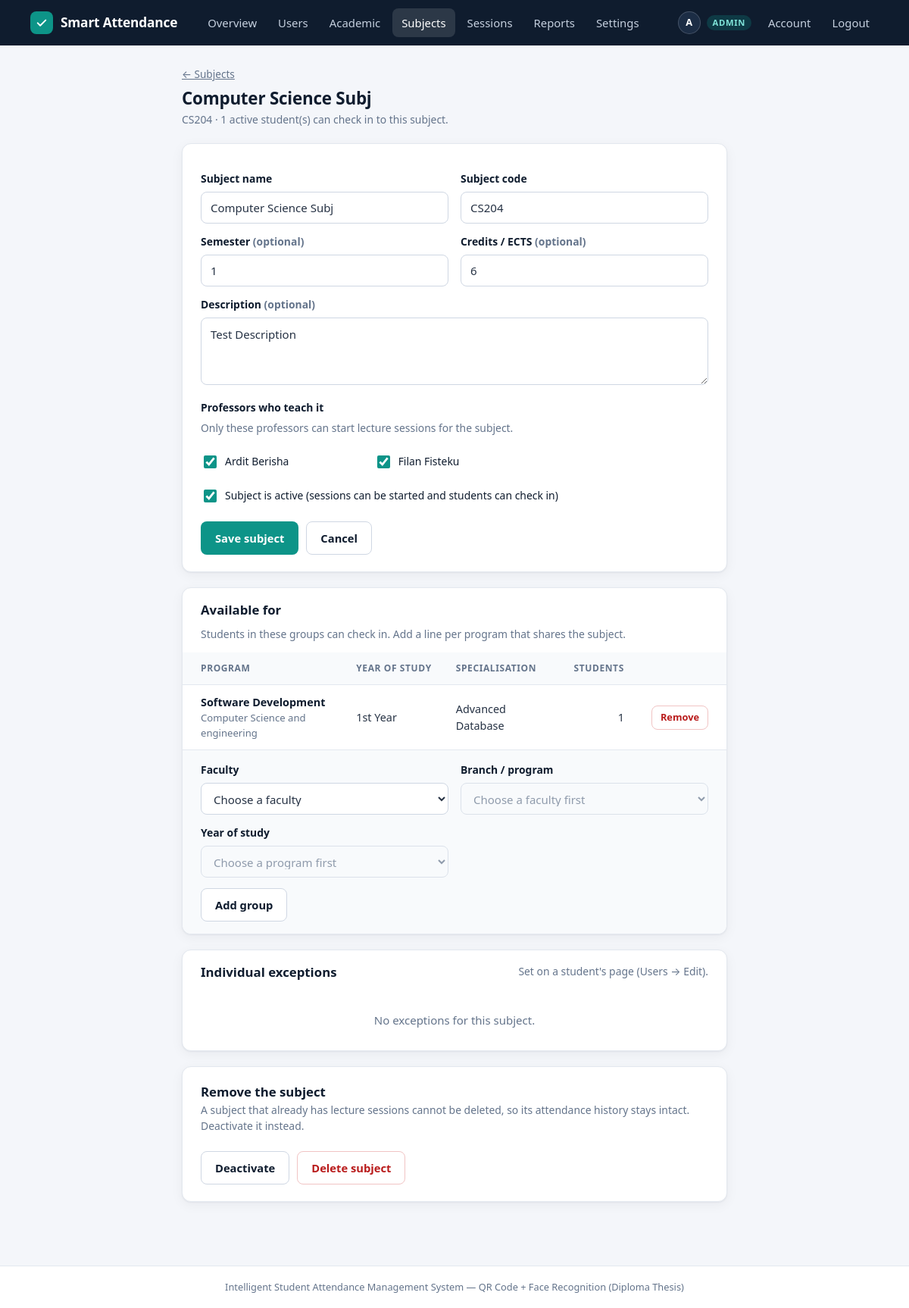
/admin/subjects/1 (signed in), run on the app's committed database.
### tables this page shows
CREATE TABLE "users" (
        id            INTEGER PRIMARY KEY AUTOINCREMENT,
        full_name     TEXT NOT NULL,
        email         TEXT NOT NULL UNIQUE,
        password_hash TEXT NOT NULL,
        role          TEXT NOT NULL CHECK(role IN ('admin', 'professor', 'student')),
        student_id    TEXT,                 -- university/matriculation number (students only)
        face_encoding TEXT,                 -- JSON array of 128 floats (students only)
        is_active     INTEGER NOT NULL DEFAULT 1,            -- 0 = account disabled by an admin
        must_change_password INTEGER NOT NULL DEFAULT 0,     -- 1 = temporary password in use
        created_at    TIMESTAMP DEFAULT CURRENT_TIMESTAMP
    , face_photo TEXT, first_name TEXT, last_name TEXT, program_id INTEGER REFERENCES programs (id), study_year_id INTEGER REFERENCES study_years (id), specialisation_id INTEGER REFERENCES specialisations (id));

CREATE TABLE subjects (
        id          INTEGER PRIMARY KEY AUTOINCREMENT,
        code        TEXT NOT NULL UNIQUE,           -- e.g. "CS204"
        name        TEXT NOT NULL,
        description TEXT,
        ects        INTEGER,
        semester    INTEGER,
        is_active   INTEGER NOT NULL DEFAULT 1,
        created_at  TIMESTAMP DEFAULT CURRENT_TIMESTAMP
    );

CREATE TABLE subject_assignments (
        id                INTEGER PRIMARY KEY AUTOINCREMENT,
        subject_id        INTEGER NOT NULL REFERENCES subjects (id) ON DELETE CASCADE,
        program_id        INTEGER NOT NULL REFERENCES programs (id),
        study_year_id     INTEGER NOT NULL REFERENCES study_years (id),
        specialisation_id INTEGER REFERENCES specialisations (id)
    );

CREATE TABLE programs (
        id         INTEGER PRIMARY KEY AUTOINCREMENT,
        faculty_id INTEGER NOT NULL REFERENCES faculties (id),
        name       TEXT NOT NULL,
        is_active  INTEGER NOT NULL DEFAULT 1,
        UNIQUE (faculty_id, name)
    );

CREATE TABLE faculties (
        id        INTEGER PRIMARY KEY AUTOINCREMENT,
        name      TEXT NOT NULL UNIQUE,
        is_active INTEGER NOT NULL DEFAULT 1
    );

CREATE TABLE study_years (
        id        INTEGER PRIMARY KEY AUTOINCREMENT,
        number    INTEGER NOT NULL UNIQUE,          -- used for ordering
        name      TEXT NOT NULL,
        is_active INTEGER NOT NULL DEFAULT 1
    );

CREATE TABLE specialisations (
        id         INTEGER PRIMARY KEY AUTOINCREMENT,
        program_id INTEGER NOT NULL REFERENCES programs (id) ON DELETE CASCADE,
        name       TEXT NOT NULL,
        is_active  INTEGER NOT NULL DEFAULT 1,
        UNIQUE (program_id, name)
    );

### academic.py (the view, shortened to what this page needs)
@bp.route("/subjects/<int:subject_id>", methods=["GET", "POST"])
def subject_edit(subject_id):
    subject = get_row("subjects", subject_id)
    if request.method == "GET":
        return render_subject_form(subject, subject)

### academic.py (called while the page is built)
def eligible_sql(subject, user="u"):
    return f"""COALESCE(
        (SELECT o.allowed FROM student_subject_overrides o
          WHERE o.student_id = {user}.id AND o.subject_id = {subject}),
        EXISTS (SELECT 1 FROM subject_assignments sa
                 WHERE sa.subject_id = {subject}
                   AND sa.program_id = {user}.program_id
                   AND sa.study_year_id = {user}.study_year_id
                   AND (sa.specialisation_id IS NULL
                        OR sa.specialisation_id = {user}.specialisation_id)))"""

@bp.before_request
def admins_only():
    user = g.get("user")
    if user is None:
        flash("Please log in to continue.", "error")
        return redirect(url_for("login"))
    if user["role"] != "admin":
        flash("You do not have permission to view that page.", "error")
        return redirect(url_for("index"))
    return None

def get_row(table, row_id):
    row = get_db().execute(f"SELECT * FROM {table} WHERE id = ?", (row_id,)).fetchone()
    if row is None:
        abort(404)
    return row

### app.py (called while the page is built, shortened)
def csrf_token():
    if "_csrf" not in session:
        session["_csrf"] = secrets.token_hex(16)
    return session["_csrf"]

@app.before_request
def load_user_and_protect():
    g.user = None
    if request.endpoint == "static":
        return None
    user_id = session.get("user_id")
    if user_id is not None:
        g.user = get_db().execute("SELECT * FROM users WHERE id = ?", (user_id,)).fetchone()
        if g.user is None or not g.user["is_active"]:
            session.clear()
            g.user = None
            flash("Your account is no longer available. Please log in again.", "error")
    if g.user and g.user["must_change_password"] and request.endpoint not in ("account", "logout"):
        if request.is_json:
            return jsonify({"success": False, "message": "Please set a new password first."}), 403
        return redirect(url_for("account"))
    return None

@app.context_processor
def inject_globals():
    return {"current_user": g.get("user"), "csrf_token": csrf_token}

### database.py (called while the page is built)
def get_db():
    conn = sqlite3.connect(DB_PATH)
    conn.row_factory = sqlite3.Row
    conn.execute("PRAGMA foreign_keys = ON")
    return conn

def request_db():
    if "db" not in g:
        g.db = get_db()
    return g.db

### templates/admin_subject_form.html (shortened to what this page needs)
{% extends "base.html" %}
{% import "_macros.html" as ui with context %}
{% block container_class %}container-narrow{% endblock %}
{% block content %}
<p class="breadcrumb"><a href="{{ url_for('academic.subjects') }}">&larr; Subjects</a></p>
<div class="page-header">
    <div>
        <h2>{{ subject.name if subject else 'Add a subject' }} {% if subject and not subject.is_active %}<span class="badge badge-muted">Inactive</span>{% endif %}</h2>
        {% if subject %}
        <p class="hint">{{ subject.code }} &middot; {{ eligible_count }} active student(s) can check in to this subject.</p>
        {% else %}
        <p class="hint">After saving you choose which students the subject is for.</p>
        {% endif %}
    </div>
</div>
<div class="card">
    <form method="POST" action="{{ url_for('academic.subject_edit', subject_id=subject.id) if subject else url_for('academic.subject_new') }}">
        <div class="form-row">
            <div>
                <label for="name">Subject name</label>
                <input type="text" id="name" name="name" value="{{ data['name'] or '' }}" required maxlength="120">
            </div>
            <div>
                <label for="code">Subject code</label>
                <input type="text" id="code" name="code" value="{{ data['code'] or '' }}" required maxlength="20" placeholder="e.g. CS204">
            </div>
        </div>
        <div class="form-row">
            <div>
                <label for="semester">Semester <span class="muted">(optional)</span></label>
                <input type="number" id="semester" name="semester" min="1" max="20" value="{{ data['semester'] if data['semester'] is not none }}">
            </div>
            <div>
                <label for="ects">Credits / ECTS <span class="muted">(optional)</span></label>
                <input type="number" id="ects" name="ects" min="0" max="60" value="{{ data['ects'] if data['ects'] is not none }}">
            </div>
        </div>
        <label for="description">Description <span class="muted">(optional)</span></label>
        <textarea id="description" name="description" rows="3" maxlength="1000">{{ data['description'] or '' }}</textarea>
        <label>Professors who teach it</label>
        <p class="hint">Only these professors can start lecture sessions for the subject.</p>
        <div class="check-list">
            {% for p in professors %}
            <label class="check">
                <input type="checkbox" name="professors" value="{{ p.id }}" {% if p.id in chosen_professors %}checked{% endif %}>
                {{ p.full_name }}{% if not p.is_active %} <span class="muted">(deactivated)</span>{% endif %}
            </label>
            {% else %}
            <p class="hint">There are no professors yet. <a href="{{ url_for('admin_user_new', role='professor') }}">Add one</a>.</p>
            {% endfor %}
        </div>
        <label class="check">
            <input type="checkbox" name="is_active" value="1" {% if data['is_active'] %}checked{% endif %}>
            Subject is active (sessions can be started and students can check in)
        </label>
        <div class="form-actions">
            <button type="submit" class="btn btn-primary">{{ 'Save subject' if subject else 'Create subject' }}</button>
            <a href="{{ url_for('academic.subjects') }}" class="btn btn-secondary">Cancel</a>
        </div>
    </form>
</div>
{% if subject %}
<div class="card card-flush" id="available-for">
    <div class="card-head">
        <h3>Available for</h3>
        <span class="hint">Students in these groups can check in. Add a line per program that shares the subject.</span>
    </div>
    {% if assignments %}
    <div class="table-wrap">
        <table class="data-table">
            <thead>
                <tr><th>Program</th><th>Year of study</th><th>Specialisation</th><th class="num">Students</th><th class="actions"></th></tr>
            </thead>
            <tbody>
                {% for a in assignments %}
                <tr>
                    <td>
                        <div class="cell-main">{{ a.program }}</div>
                        <div class="cell-sub">{{ a.faculty }}</div>
                    </td>
                    <td>{{ a.study_year }}</td>
                    <td>{{ a.specialisation or 'All students of the year' }}</td>
                    <td class="num">{{ a.students }}</td>
                    <td class="actions">
                        <form method="POST" action="{{ url_for('academic.subject_assignment', subject_id=subject.id) }}" data-confirm="Remove this group? Its students will no longer be able to check in to {{ subject.name }}.">
                            <button type="submit" class="btn btn-small btn-danger">Remove</button>
                        </form>
                    </td>
                </tr>
                {% endfor %}
            </tbody>
        </table>
    </div>
    {% else %}
    <p class="empty">Not available to anyone yet. Add a group below.</p>
    {% endif %}
    <div class="card-foot">
        <form method="POST" action="{{ url_for('academic.subject_assignment', subject_id=subject.id) }}">
            {{ ui.academic_fields(tree, {}, required=true, specialisation_hint='leave empty for all students of the year') }}
            <div class="form-actions">
                <button type="submit" class="btn btn-secondary">Add group</button>
            </div>
        </form>
    </div>
</div>
<div class="card card-flush">
    <div class="card-head">
        <h3>Individual exceptions</h3>
        <span class="hint">Set on a student's page (Users &rarr; Edit).</span>
    </div>
    {% if overrides %}
    <div class="table-wrap">
        <table class="data-table">
            <tbody>
                {% for o in overrides %}
                <tr>
                    <td>
                        <div class="cell-main"><a href="{{ url_for('admin_user_edit', user_id=o.student_id) }}#subject-access">{{ o.full_name }}</a></div>
                        <div class="cell-sub">{{ o.email }}{% if o.reason %} &middot; {{ o.reason }}{% endif %}</div>
                    </td>
                    <td class="text-right">{% if o.allowed %}<span class="badge badge-success">Allowed</span>{% else %}<span class="badge badge-danger">Denied</span>{% endif %}</td>
                </tr>
                {% endfor %}
            </tbody>
        </table>
    </div>
    {% else %}
    <p class="empty">No exceptions for this subject.</p>
    {% endif %}
</div>
<div class="card">
    <h3>Remove the subject</h3>
    <p class="hint">A subject that already has lecture sessions cannot be deleted, so its attendance history stays intact. Deactivate it instead.</p>
    <div class="form-actions">
        <form method="POST" action="{{ url_for('academic.subject_action', subject_id=subject.id) }}">
            <button type="submit" class="btn btn-secondary">{{ 'Deactivate' if subject.is_active else 'Activate' }}</button>
        </form>
        <form method="POST" action="{{ url_for('academic.subject_action', subject_id=subject.id) }}" data-confirm="Delete {{ subject.name }}?">
            <button type="submit" class="btn btn-danger">Delete subject</button>
        </form>
    </div>
</div>
{% endif %}
{% endblock %}

### templates/base.html (shortened to what this page needs)
<!DOCTYPE html>
<html lang="en">
<head>
<link rel="stylesheet" href="{{ url_for('static', filename='css/style.css') }}">
</head>
<body>
{% macro nav_link(endpoint, label, also=()) %}
<a href="{{ url_for(endpoint) }}" {% if request.endpoint == endpoint or request.endpoint in also %}class="active"{% endif %}>{{ label }}</a>
{% endmacro %}
<nav class="navbar">
    <div class="navbar-inner">
        <a href="{{ url_for('index') }}" class="brand">
            <span class="brand-mark">
                <svg viewBox="0 0 24 24" fill="none" stroke="#fff" stroke-width="2.6" stroke-linecap="round" stroke-linejoin="round" aria-hidden="true"><path d="M5 12.5l4.5 4.5L19 7.5"/></svg>
            </span>
            Smart Attendance
        </a>
        <div class="nav-menu" id="nav-menu">
            {% if current_user %}
                {% if current_user.role == 'admin' %}
                    {{ nav_link('admin_dashboard', 'Overview') }}
                    {{ nav_link('admin_users', 'Users', ('admin_user_new', 'admin_user_edit')) }}
                    {{ nav_link('academic.structure', 'Academic', ('academic.program',)) }}
                    {{ nav_link('academic.subjects', 'Subjects', ('academic.subject_new', 'academic.subject_edit')) }}
                    {{ nav_link('admin_sessions', 'Sessions', ('session_qr',)) }}
                    {{ nav_link('reports', 'Reports', ('report_students', 'report_student', 'report_session')) }}
                    {{ nav_link('academic.settings', 'Settings') }}
                {% elif current_user.role == 'professor' %}
                    {{ nav_link('professor_dashboard', 'Dashboard', ('session_qr',)) }}
                    {{ nav_link('professor_subjects', 'My Subjects') }}
                    {{ nav_link('create_session', 'New Session') }}
                    {{ nav_link('reports', 'Reports', ('report_students', 'report_student', 'report_session')) }}
                {% else %}
                    {{ nav_link('student_dashboard', 'Dashboard', ('enroll_face',)) }}
                {% endif %}
                <span class="nav-user">
                    <span class="avatar">{{ current_user.full_name[:1] | upper }}</span>
                    <span class="role-chip">{{ current_user.role }}</span>
                </span>
                {{ nav_link('account', 'Account') }}
                <a href="{{ url_for('logout') }}">Logout</a>
            {% else %}
                <span class="nav-spacer"></span>
                {{ nav_link('login', 'Login') }}
                {{ nav_link('register', 'Register') }}
            {% endif %}
        </div>
    </div>
</nav>
<main class="container {% block container_class %}{% endblock %}">
    {% block content %}{% endblock %}
</main>
<footer class="footer">
    Intelligent Student Attendance Management System &mdash; QR Code + Face Recognition (Diploma Thesis)
</footer>
</body>
</html>

### data on the page
users: full_name "A", role "ADMIN"
subjects: name "Computer Science Subj", code "CS204", semester "1", ects "6", description "Test Description", is_active "☑", is_active "Deactivate"
users: professors "☑", full_name "Ardit Berisha"
users: professors "☑", full_name "Filan Fisteku"
subject_assignments: program "Software Development", faculty "Computer Science and engineering", study_year "1st Year", name "Advanced Database", students "1"

### other printed values
{{ label }} "Overview Users Academic Subjects Sessions Reports Settings Account"
{{ eligible_count }} "1"
{{ 'Save subject' if subject else 'Create subject' }} "Save subject"
